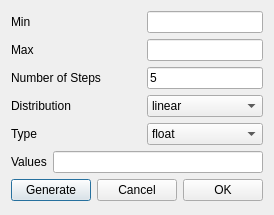
<?xml version="1.0" encoding="UTF-8"?>
<ui version="4.0">
 <class>ParValDlg</class>
 <widget class="QDialog" name="ParValDlg">
  <property name="geometry">
   <rect>
    <x>0</x>
    <y>0</y>
    <width>269</width>
    <height>215</height>
   </rect>
  </property>
  <property name="windowTitle">
   <string>Generate Parameter Values</string>
  </property>
  <layout class="QVBoxLayout" name="verticalLayout">
   <item>
    <layout class="QGridLayout" name="gridLayout">
     <item row="0" column="0">
      <layout class="QHBoxLayout" name="horizontalLayout">
       <item>
        <widget class="QLabel" name="label">
         <property name="text">
          <string>Min</string>
         </property>
        </widget>
       </item>
       <item>
        <spacer name="horizontalSpacer">
         <property name="orientation">
          <enum>Qt::Horizontal</enum>
         </property>
         <property name="sizeHint" stdset="0">
          <size>
           <width>40</width>
           <height>20</height>
          </size>
         </property>
        </spacer>
       </item>
      </layout>
     </item>
     <item row="0" column="1">
      <widget class="QLineEdit" name="minLE"/>
     </item>
     <item row="1" column="0">
      <layout class="QHBoxLayout" name="horizontalLayout_2">
       <item>
        <widget class="QLabel" name="label_2">
         <property name="text">
          <string>Max</string>
         </property>
        </widget>
       </item>
       <item>
        <spacer name="horizontalSpacer_2">
         <property name="orientation">
          <enum>Qt::Horizontal</enum>
         </property>
         <property name="sizeHint" stdset="0">
          <size>
           <width>40</width>
           <height>20</height>
          </size>
         </property>
        </spacer>
       </item>
      </layout>
     </item>
     <item row="1" column="1">
      <widget class="QLineEdit" name="maxLE"/>
     </item>
     <item row="2" column="0">
      <layout class="QHBoxLayout" name="horizontalLayout_3">
       <item>
        <widget class="QLabel" name="label_3">
         <property name="text">
          <string>Number of Steps</string>
         </property>
        </widget>
       </item>
       <item>
        <spacer name="horizontalSpacer_3">
         <property name="orientation">
          <enum>Qt::Horizontal</enum>
         </property>
         <property name="sizeHint" stdset="0">
          <size>
           <width>40</width>
           <height>20</height>
          </size>
         </property>
        </spacer>
       </item>
      </layout>
     </item>
     <item row="2" column="1">
      <widget class="QLineEdit" name="stepsLE">
       <property name="text">
        <string>5</string>
       </property>
      </widget>
     </item>
     <item row="3" column="0">
      <layout class="QHBoxLayout" name="horizontalLayout_4">
       <item>
        <widget class="QLabel" name="label_4">
         <property name="text">
          <string>Distribution</string>
         </property>
        </widget>
       </item>
       <item>
        <spacer name="horizontalSpacer_4">
         <property name="orientation">
          <enum>Qt::Horizontal</enum>
         </property>
         <property name="sizeHint" stdset="0">
          <size>
           <width>40</width>
           <height>20</height>
          </size>
         </property>
        </spacer>
       </item>
      </layout>
     </item>
     <item row="3" column="1">
      <widget class="QComboBox" name="distrCB">
       <item>
        <property name="text">
         <string>linear</string>
        </property>
       </item>
       <item>
        <property name="text">
         <string>log</string>
        </property>
       </item>
       <item>
        <property name="text">
         <string>random</string>
        </property>
       </item>
      </widget>
     </item>
     <item row="4" column="0">
      <layout class="QHBoxLayout" name="horizontalLayout_5">
       <item>
        <widget class="QLabel" name="label_6">
         <property name="text">
          <string>Type</string>
         </property>
        </widget>
       </item>
       <item>
        <spacer name="horizontalSpacer_5">
         <property name="orientation">
          <enum>Qt::Horizontal</enum>
         </property>
         <property name="sizeHint" stdset="0">
          <size>
           <width>40</width>
           <height>20</height>
          </size>
         </property>
        </spacer>
       </item>
      </layout>
     </item>
     <item row="4" column="1">
      <widget class="QComboBox" name="typeCB">
       <item>
        <property name="text">
         <string>float</string>
        </property>
       </item>
       <item>
        <property name="text">
         <string>int</string>
        </property>
       </item>
      </widget>
     </item>
    </layout>
   </item>
   <item>
    <layout class="QHBoxLayout" name="horizontalLayout_6">
     <item>
      <widget class="QLabel" name="label_5">
       <property name="text">
        <string>Values</string>
       </property>
      </widget>
     </item>
     <item>
      <widget class="QLineEdit" name="valuesLE"/>
     </item>
    </layout>
   </item>
   <item>
    <layout class="QHBoxLayout" name="horizontalLayout_7">
     <item>
      <widget class="QPushButton" name="generatePB">
       <property name="text">
        <string>Generate</string>
       </property>
      </widget>
     </item>
     <item>
      <spacer name="horizontalSpacer_6">
       <property name="orientation">
        <enum>Qt::Horizontal</enum>
       </property>
       <property name="sizeHint" stdset="0">
        <size>
         <width>40</width>
         <height>20</height>
        </size>
       </property>
      </spacer>
     </item>
     <item>
      <widget class="QPushButton" name="pushButton_2">
       <property name="text">
        <string>Cancel</string>
       </property>
      </widget>
     </item>
     <item>
      <widget class="QPushButton" name="pushButton">
       <property name="text">
        <string>OK</string>
       </property>
      </widget>
     </item>
    </layout>
   </item>
  </layout>
 </widget>
 <resources/>
 <connections>
  <connection>
   <sender>pushButton_2</sender>
   <signal>clicked()</signal>
   <receiver>ParValDlg</receiver>
   <slot>reject()</slot>
   <hints>
    <hint type="sourcelabel">
     <x>371</x>
     <y>227</y>
    </hint>
    <hint type="destinationlabel">
     <x>267</x>
     <y>217</y>
    </hint>
   </hints>
  </connection>
  <connection>
   <sender>pushButton</sender>
   <signal>clicked()</signal>
   <receiver>ParValDlg</receiver>
   <slot>accept()</slot>
   <hints>
    <hint type="sourcelabel">
     <x>442</x>
     <y>228</y>
    </hint>
    <hint type="destinationlabel">
     <x>389</x>
     <y>185</y>
    </hint>
   </hints>
  </connection>
 </connections>
</ui>
